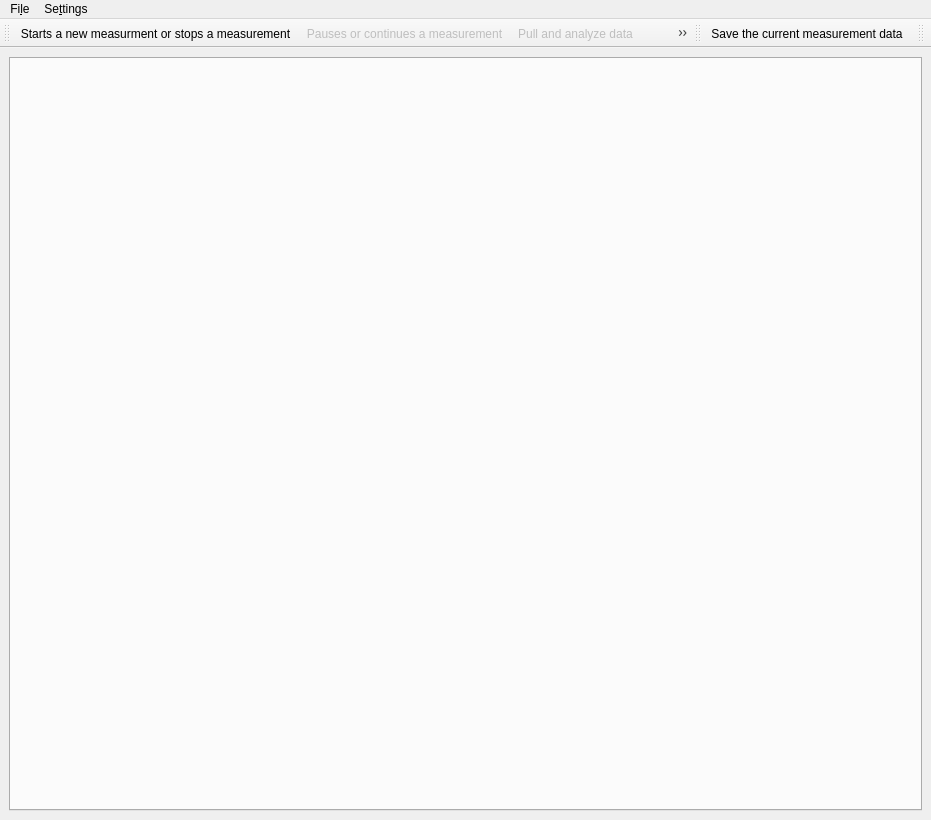
<?xml version="1.0" encoding="UTF-8"?>
<ui version="4.0">
 <class>MainWindow</class>
 <widget class="QMainWindow" name="MainWindow">
  <property name="geometry">
   <rect>
    <x>0</x>
    <y>0</y>
    <width>931</width>
    <height>820</height>
   </rect>
  </property>
  <property name="minimumSize">
   <size>
    <width>40</width>
    <height>0</height>
   </size>
  </property>
  <property name="windowTitle">
   <string>qudi: Pulsed Measurement</string>
  </property>
  <property name="layoutDirection">
   <enum>Qt::LeftToRight</enum>
  </property>
  <widget class="QWidget" name="centralwidget">
   <layout class="QGridLayout" name="gridLayout">
    <item row="0" column="0">
     <widget class="QTabWidget" name="tabWidget">
      <property name="styleSheet">
       <string notr="true">QTabWidget::tab:disabled { width: 0; height: 0; margin: 0; padding: 0; border: none; }</string>
      </property>
      <property name="currentIndex">
       <number>-1</number>
      </property>
     </widget>
    </item>
   </layout>
  </widget>
  <widget class="QMenuBar" name="menubar">
   <property name="geometry">
    <rect>
     <x>0</x>
     <y>0</y>
     <width>931</width>
     <height>18</height>
    </rect>
   </property>
   <widget class="QMenu" name="menuFile">
    <property name="title">
     <string>Fi&amp;le</string>
    </property>
    <addaction name="actionSave"/>
    <addaction name="actionClose"/>
   </widget>
   <widget class="QMenu" name="menuSettings">
    <property name="title">
     <string>Se&amp;ttings</string>
    </property>
    <addaction name="action_Predefined_Methods_Config"/>
    <addaction name="separator"/>
    <addaction name="action_Settings_Analysis"/>
    <addaction name="action_FitSettings"/>
    <addaction name="action_Settings_Generator"/>
   </widget>
   <addaction name="menuFile"/>
   <addaction name="menuSettings"/>
  </widget>
  <widget class="QToolBar" name="analysis_ToolBar">
   <property name="windowTitle">
    <string>Measurement Control Toolbar</string>
   </property>
   <property name="layoutDirection">
    <enum>Qt::LeftToRight</enum>
   </property>
   <attribute name="toolBarArea">
    <enum>TopToolBarArea</enum>
   </attribute>
   <attribute name="toolBarBreak">
    <bool>false</bool>
   </attribute>
   <addaction name="action_run_stop"/>
   <addaction name="action_continue_pause"/>
   <addaction name="action_pull_data"/>
   <addaction name="action_toggle_jupyter"/>
  </widget>
  <widget class="QToolBar" name="save_ToolBar">
   <property name="windowTitle">
    <string>Save Toolbar</string>
   </property>
   <attribute name="toolBarArea">
    <enum>TopToolBarArea</enum>
   </attribute>
   <attribute name="toolBarBreak">
    <bool>false</bool>
   </attribute>
   <addaction name="action_save"/>
  </widget>
  <widget class="QToolBar" name="control_ToolBar">
   <property name="windowTitle">
    <string>Pulser Control Toolbar</string>
   </property>
   <attribute name="toolBarArea">
    <enum>TopToolBarArea</enum>
   </attribute>
   <attribute name="toolBarBreak">
    <bool>false</bool>
   </attribute>
  </widget>
  <action name="action_Settings_Analysis">
   <property name="icon">
    <iconset>
     <normaloff>../../artwork/icons/oxygen/22x22/configure.png</normaloff>../../artwork/icons/oxygen/22x22/configure.png</iconset>
   </property>
   <property name="text">
    <string>Analysis Settings</string>
   </property>
  </action>
  <action name="actionSave">
   <property name="icon">
    <iconset>
     <normaloff>../../artwork/icons/oxygen/22x22/document-save.png</normaloff>../../artwork/icons/oxygen/22x22/document-save.png</iconset>
   </property>
   <property name="text">
    <string>&amp;Save</string>
   </property>
  </action>
  <action name="action_run_stop">
   <property name="checkable">
    <bool>true</bool>
   </property>
   <property name="icon">
    <iconset>
     <normaloff>../../artwork/icons/qudiTheme/22x22/start-counter.png</normaloff>
     <normalon>../../artwork/icons/qudiTheme/22x22/stop-counter.png</normalon>../../artwork/icons/qudiTheme/22x22/start-counter.png</iconset>
   </property>
   <property name="text">
    <string>Starts a new measurment or stops a measurement</string>
   </property>
  </action>

  <action name="action_toggle_jupyter">
   <property name="checkable">
    <bool>true</bool>
   </property>
   <property name="icon">
    <iconset>
     <normaloff>../../artwork/icons/oxygen/22x22/media-playback-start.png</normaloff>
     <normalon>../../artwork/icons/oxygen/22x22/media-playback-pause.png</normalon></iconset>
   </property>
   <property name="text">
    <string>Toggles Jupyter measurement</string>
   </property>
  </action>

  <action name="action_continue_pause">
   <property name="checkable">
    <bool>true</bool>
   </property>
   <property name="enabled">
    <bool>false</bool>
   </property>
   <property name="icon">
    <iconset>
     <normaloff>../../artwork/icons/qudiTheme/22x22/restart-counter.png</normaloff>../../artwork/icons/qudiTheme/22x22/restart-counter.png</iconset>
   </property>
   <property name="text">
    <string>Pauses or continues a measurement</string>
   </property>
   <property name="toolTip">
    <string>action_continue_pause</string>
   </property>
  </action>
  <action name="action_save">
   <property name="icon">
    <iconset>
     <normaloff>../../artwork/icons/oxygen/22x22/document-save.png</normaloff>../../artwork/icons/oxygen/22x22/document-save.png</iconset>
   </property>
   <property name="text">
    <string>Save the current measurement data</string>
   </property>
  </action>
  <action name="action_pull_data">
   <property name="enabled">
    <bool>false</bool>
   </property>
   <property name="icon">
    <iconset>
     <normaloff>../../artwork/icons/oxygen/22x22/view-refresh.png</normaloff>../../artwork/icons/oxygen/22x22/view-refresh.png</iconset>
   </property>
   <property name="text">
    <string>Pull and analyze data</string>
   </property>
  </action>
  <action name="actionClose">
   <property name="icon">
    <iconset>
     <normaloff>../../artwork/icons/oxygen/22x22/application-exit.png</normaloff>../../artwork/icons/oxygen/22x22/application-exit.png</iconset>
   </property>
   <property name="text">
    <string>&amp;Close</string>
   </property>
  </action>
  <action name="action_Predefined_Methods_Config">
   <property name="icon">
    <iconset>
     <normaloff>../../artwork/icons/oxygen/22x22/configure.png</normaloff>../../artwork/icons/oxygen/22x22/configure.png</iconset>
   </property>
   <property name="text">
    <string>Predefined Methods</string>
   </property>
  </action>
  <action name="action_FitSettings">
   <property name="icon">
    <iconset>
     <normaloff>../../artwork/icons/oxygen/22x22/configure.png</normaloff>../../artwork/icons/oxygen/22x22/configure.png</iconset>
   </property>
   <property name="text">
    <string>Fit Settings</string>
   </property>
   <property name="toolTip">
    <string>Customize fitting routines for pulsed measurements</string>
   </property>
  </action>
  <action name="action_Settings_Generator">
   <property name="icon">
    <iconset>
     <normaloff>../../artwork/icons/oxygen/22x22/configure.png</normaloff>../../artwork/icons/oxygen/22x22/configure.png</iconset>
   </property>
   <property name="text">
    <string>Pulse Generator Settings</string>
   </property>
  </action>
 </widget>
 <resources/>
 <connections>
  <connection>
   <sender>actionClose</sender>
   <signal>triggered()</signal>
   <receiver>MainWindow</receiver>
   <slot>close()</slot>
   <hints>
    <hint type="sourcelabel">
     <x>-1</x>
     <y>-1</y>
    </hint>
    <hint type="destinationlabel">
     <x>504</x>
     <y>541</y>
    </hint>
   </hints>
  </connection>
 </connections>
</ui>
